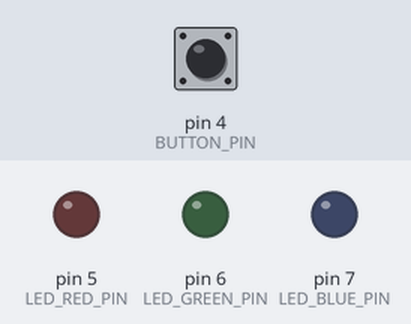
Recording of a sketch running on a simulated Arduino Nano, built with avr-gcc and run on an emulated ATmega328P. Parts: output pins drawn as LEDs (lit = HIGH). The inputs (shaded band) are chosen by the test bench; at power-on: pin 4 (BUTTON_PIN) HIGH. What the sketch prints to the serial monitor is not drawn.

Above: at 1.2 s.
1.3 s: pin 4 (BUTTON_PIN) pulled LOW for 0.15 s
At 2.1 s:
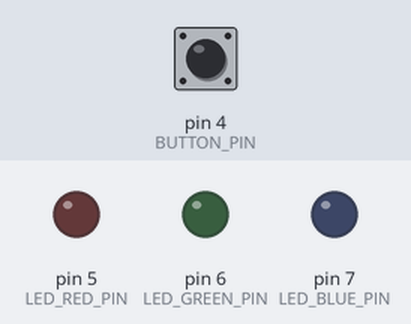
2.9 s: pin 4 (BUTTON_PIN) pulled LOW for 1 s
At 4.5 s:
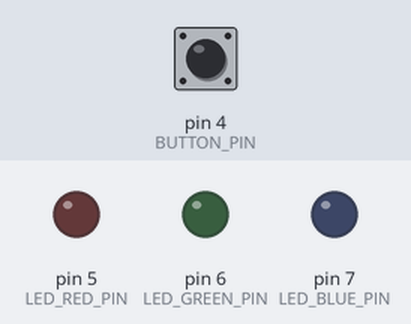
5.4 s: pin 4 (BUTTON_PIN) pulled LOW for 3.2 s
At 9.3 s:
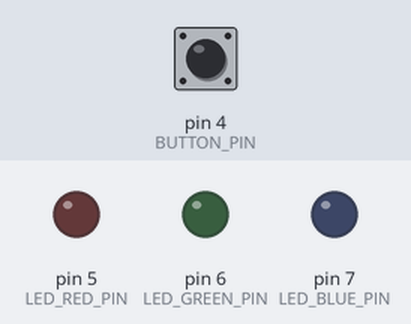
Timing chart, 0 to 10.8 s (numbered marks = the images above; inputs shaded):
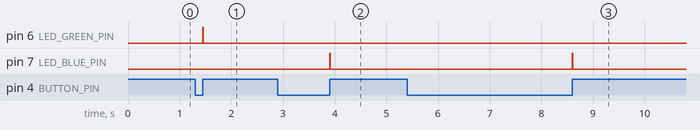

The sketch:

remote.ino
```cpp
#include <SoftwareSerial.h>
#define SERIAL_BAUD 9600

// Bluetooth variables
SoftwareSerial bt(2, 3);  // (Tx, Rx) of BT
#define BLUETOOTH_BAUD 38400
#define BT_SIGNAL_DOT '2'
#define BT_SIGNAL_DASH '3'

// Input device variables
#define BUTTON_PIN 4

// Output device variables
#define LED_RED_PIN 5
#define LED_GREEN_PIN 6
#define LED_BLUE_PIN 7

// Morse code logic variables
#define MIN_HOLD_DURATION 200   // milliseconds
#define MIN_PAUSE_DURATION 200  // milliseconds
#define DOT_LED LED_GREEN_PIN
#define DASH_LED LED_BLUE_PIN
#define LED_ON_DURATION 10  // milliseconds

// Setup Logic
void setup() {
  Serial.begin(SERIAL_BAUD);
  Serial.println("Started remote");

  // LEDs
  pinMode(LED_RED_PIN, OUTPUT);
  pinMode(LED_GREEN_PIN, OUTPUT);
  pinMode(LED_BLUE_PIN, OUTPUT);

  // INPUT_PULLUP because button connects to GND when pressed
  pinMode(BUTTON_PIN, INPUT_PULLUP);

  bt.begin(BLUETOOTH_BAUD);

  Serial.println("Initialized remote!");
}

// Loop logic (main code)
void loop() {

  bool button_state = digitalRead(BUTTON_PIN);

  if (button_state == LOW) {
    handleButtonPress(BUTTON_PIN);
  }
}

/* Function called when the button is pressed
 * Arguments: int (pin)
 * Returns: None
 */
void handleButtonPress(int button_pin) {

  unsigned long press_start_time = millis();
  while (digitalRead(button_pin) == LOW) {
    // Wait for button release
  }

  unsigned long press_duration = millis() - press_start_time;

  if (press_duration >= MIN_HOLD_DURATION) {
    // Long press
    morseDash();
  } else {
    // Short press
    morseDot();
  }

  delay(MIN_PAUSE_DURATION);
}

/* Function to signal a dot in morse code
 * Arguments: None
 * Returns: None
 */
void morseDot() {
  Serial.print(".");
  digitalWrite(DOT_LED, HIGH);
  delay(LED_ON_DURATION);
  digitalWrite(DOT_LED, LOW);

  sendBluetoothSignal(BT_SIGNAL_DOT);
}

/* Function to signal a dash in morse code
 * Arguments: None
 * Returns: None
 */
void morseDash() {
  Serial.print("_");
  digitalWrite(DASH_LED, HIGH);
  delay(LED_ON_DURATION);
  digitalWrite(DASH_LED, LOW);

  sendBluetoothSignal(BT_SIGNAL_DASH);
}

/* Function to send a signal via bluetooth
 * Arguments: char (signal to send)
 * Returns: None
 */
void sendBluetoothSignal(char signal) {
  // Serial.print("BLUETOOTH: sending -> ");
  // Serial.println(signal);

  bt.write(signal);
}
```

Measured:
- after the input at 1.3 s, pin 6 (LED_GREEN_PIN): LOW → HIGH after 0.15 s, → LOW 0.01 s later
- after the input at 2.9 s, pin 7 (LED_BLUE_PIN): LOW → HIGH after 1.0 s, → LOW 0.01 s later
- after the input at 5.4 s, pin 7 (LED_BLUE_PIN): LOW → HIGH after 3.2 s, → LOW 0.01 s later
